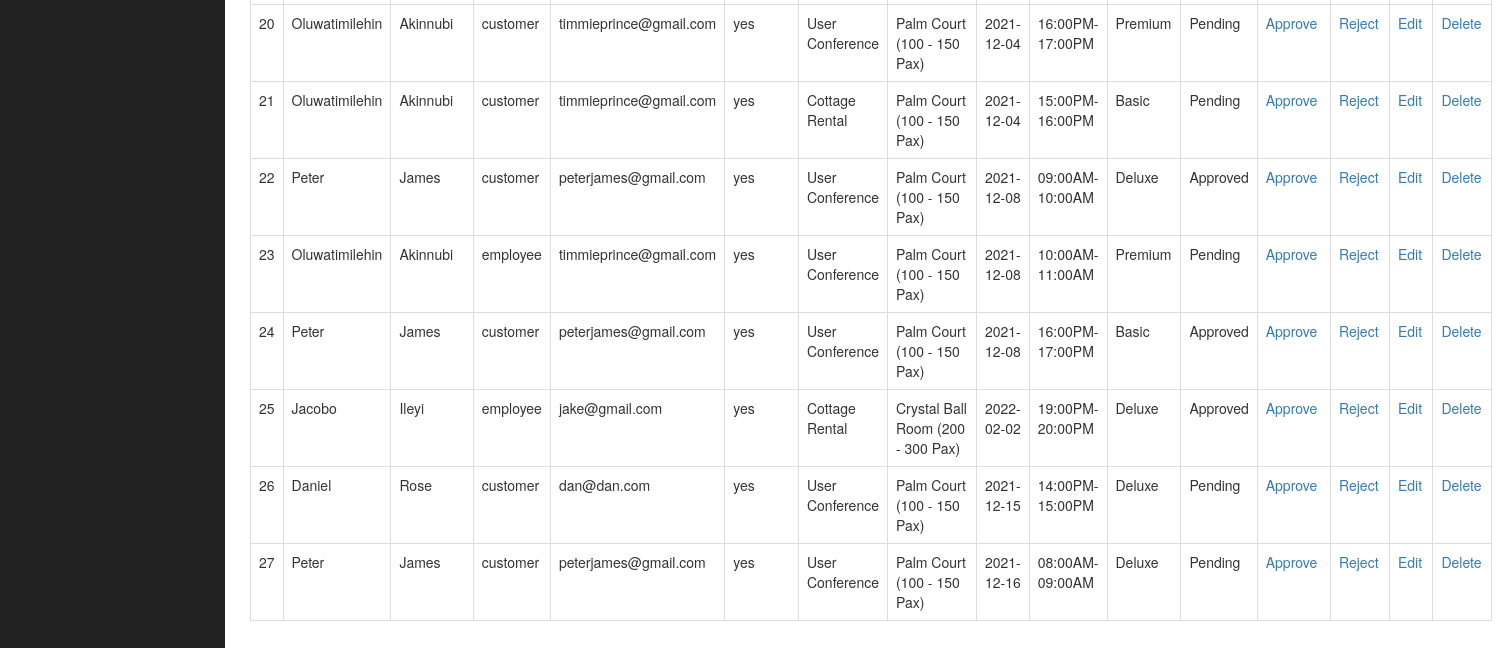
Before: /admin/bookings.php (signed in, lower part) with the older database file.
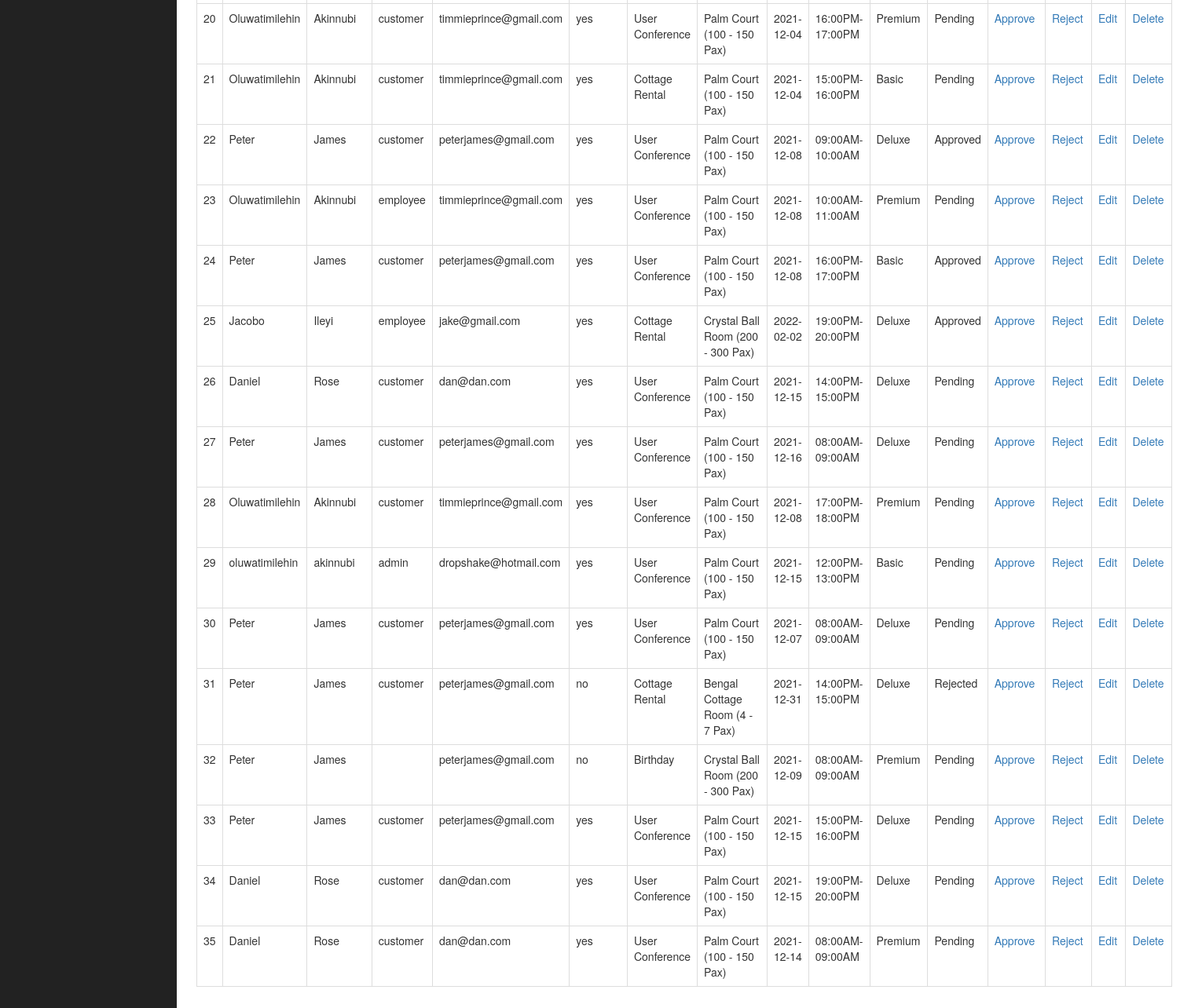
After: the same page with the newer database file.
### tables this page shows
CREATE TABLE `bookings` (
  `booking_id` int(3) NOT NULL,
  `user_firstname` varchar(255) NOT NULL,
  `user_lastname` varchar(255) NOT NULL,
  `username` varchar(255) NOT NULL,
  `user_role` varchar(255) NOT NULL,
  `user_email` varchar(255) NOT NULL,
  `catering` text NOT NULL,
  `booking_status` varchar(255) NOT NULL,
  `event_category` varchar(255) NOT NULL,
  `event_venue` varchar(255) NOT NULL,
  `event_date` varchar(255) NOT NULL,
  `event_package` varchar(255) NOT NULL,
  `timeslot` varchar(255) NOT NULL
);

CREATE TABLE `categories` (
  `cat_id` int(3) NOT NULL,
  `cat_title` varchar(255) NOT NULL
);

CREATE TABLE `venue` (
  `venue_id` int(3) NOT NULL,
  `venue_title` varchar(255) NOT NULL,
  `venue_image` text NOT NULL,
  `venue_caption` varchar(255) NOT NULL
);

### admin/includes/view_all_bookings.php (the view, shortened to what this page needs)
<table class="table table-bordered table-hover">
<tbody>
<?php
  $query = "SELECT * FROM bookings ";
  $select_bookings = mysqli_query($connection, $query);
  while($row = mysqli_fetch_assoc($select_bookings)){
    $booking_id = $row['booking_id'];
    $user_firstname = $row['user_firstname'];
    $user_lastname = $row['user_lastname'];
    $user_role = $row['user_role'];
    $user_email = $row['user_email'];
    $catering = $row['catering'];
    $event_category_id = $row['event_category'];
    $event_venue_id = $row['event_venue'];
    $event_date = $row['event_date'];
    $event_time = $row['timeslot'];
    $event_package = $row['event_package'];
  echo "<tr>";
    echo "<td>$booking_id</td>";
    echo "<td>{$user_firstname}</td>";
    echo "<td>{$user_lastname}</td>";
    echo "<td>{$user_role}</td>";
    echo "<td>{$user_email}</td>";
    echo "<td>{$catering}</td>";
    $query = "SELECT * FROM categories WHERE cat_id = {$event_category_id} ";
    $select_categories = mysqli_query($connection, $query);
    while($row = mysqli_fetch_array($select_categories)){
      $cat_title = $row['cat_title'];
      echo "<td>{$cat_title}</td>";
    }
    $venue_query = "SELECT * FROM venue WHERE venue_id = {$event_venue_id} ";
    $select_venue = mysqli_query($connection, $venue_query);
    while($row = mysqli_fetch_array($select_venue)){
      $venue_title = $row['venue_title'];
      echo "<td>{$venue_title}</td>";
    }
    echo "<td>{$event_date}</td>";
    echo "<td>{$event_time}</td>";
    echo "<td>{$event_package}</td>";
    $booking_status_query = "SELECT * FROM bookings WHERE booking_id = {$booking_id} ";
    $select_booking = mysqli_query($connection, $booking_status_query);
    while($row = mysqli_fetch_array($select_booking)){
      $booking_id = $row['booking_id'];
      $booking_status = $row['booking_status'];
      echo "<td>{$booking_status}</td>";
    }
  echo "<td><a onClick=\"javascript: return confirm('Are you sure you want to approve?'); \" href='./bookings.php?approve_booking={$booking_id}'>Approve</a></td>";
  echo "<td><a onClick=\"javascript: return confirm('Are you sure you want to reject?'); \" href='./bookings.php?reject_booking={$booking_id}'>Reject</a></td>";
  echo "<td><a href='./bookings.php?source=edit_booking&b_id={$booking_id}'>Edit</a></td>";
  echo "<td><a onClick=\"javascript: return confirm('Are you sure you want to delete?'); \" href='./bookings.php?delete={$booking_id}'>Delete</a></td>";
  echo "</tr>";
  }
?>
</tbody>
</table>

Changed rows visible on the page:
added bookings: booking_id "28", user_firstname "Oluwatimilehin", user_lastname "Akinnubi", user_role "customer", user_email "timmieprince@gmail.com", catering "yes", event_date "2021-12-08", timeslot "17:00PM-18:00PM", event_package "Premium", booking_status "Pending", categories (cat_title "User Conference"), venue (venue_title "Palm Court (100 - 150 Pax)")
added bookings: booking_id "29", user_firstname "oluwatimilehin", user_lastname "akinnubi", user_role "admin", user_email "dropshake@hotmail.com", catering "yes", event_date "2021-12-15", timeslot "12:00PM-13:00PM", event_package "Basic", booking_status "Pending", categories (cat_title "User Conference"), venue (venue_title "Palm Court (100 - 150 Pax)")
added bookings: booking_id "30", user_firstname "Peter", user_lastname "James", user_role "customer", user_email "peterjames@gmail.com", catering "yes", event_date "2021-12-07", timeslot "08:00AM-09:00AM", event_package "Deluxe", booking_status "Pending", categories (cat_title "User Conference"), venue (venue_title "Palm Court (100 - 150 Pax)")
added bookings: booking_id "31", user_firstname "Peter", user_lastname "James", user_role "customer", user_email "peterjames@gmail.com", catering "no", event_date "2021-12-31", timeslot "14:00PM-15:00PM", event_package "Deluxe", booking_status "Rejected", categories (cat_title "Cottage Rental")
now on this page (row unchanged): venue: venue_title "Bengal Cottage Room (4 - 7 Pax)", shown under "31"
added bookings: booking_id "32", user_firstname "Peter", user_lastname "James", user_email "peterjames@gmail.com", catering "no", event_date "2021-12-09", timeslot "08:00AM-09:00AM", event_package "Premium", booking_status "Pending", venue (venue_title "Crystal Ball Room (200 - 300 Pax)")
now on this page (row unchanged): categories: cat_title "Birthday", shown under "32"
added bookings: booking_id "33", user_firstname "Peter", user_lastname "James", user_role "customer", user_email "peterjames@gmail.com", catering "yes", event_date "2021-12-15", timeslot "15:00PM-16:00PM", event_package "Deluxe", booking_status "Pending", categories (cat_title "User Conference"), venue (venue_title "Palm Court (100 - 150 Pax)")
added bookings: booking_id "34", user_firstname "Daniel", user_lastname "Rose", user_role "customer", user_email "dan@dan.com", catering "yes", event_date "2021-12-15", timeslot "19:00PM-20:00PM", event_package "Deluxe", booking_status "Pending", categories (cat_title "User Conference"), venue (venue_title "Palm Court (100 - 150 Pax)")
added bookings: booking_id "35", user_firstname "Daniel", user_lastname "Rose", user_role "customer", user_email "dan@dan.com", catering "yes", event_date "2021-12-14", timeslot "08:00AM-09:00AM", event_package "Premium", booking_status "Pending", categories (cat_title "User Conference"), venue (venue_title "Palm Court (100 - 150 Pax)")
